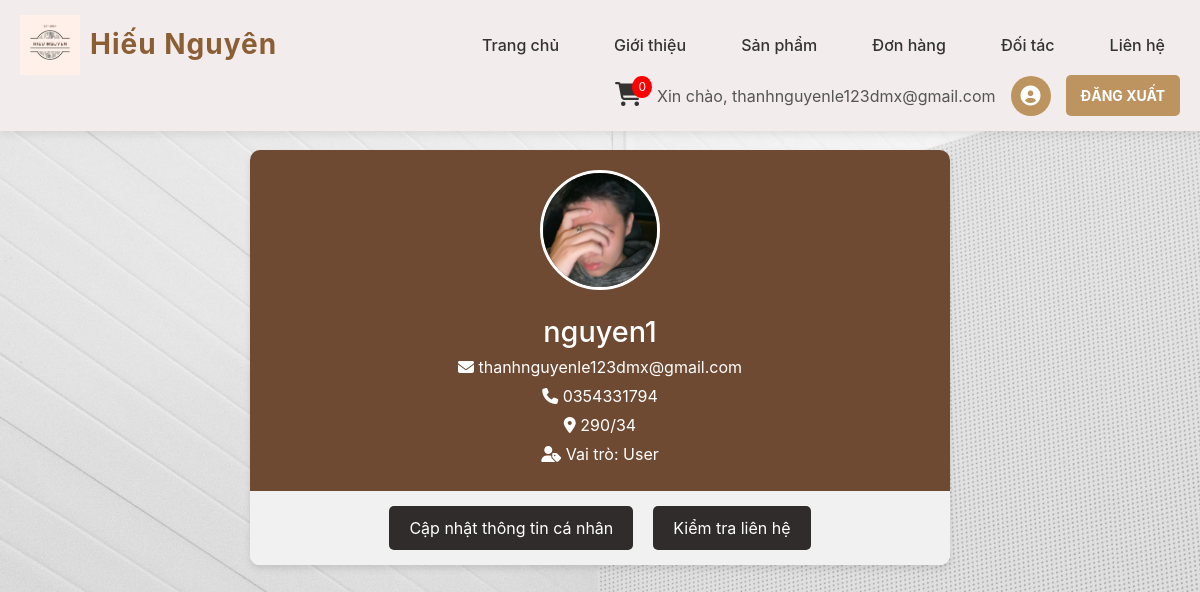
The page /frontend/pages/profile.php (signed in) on the database its author committed.
### tables this page shows
CREATE TABLE `khachhang` (
  `ma_khach_hang` int(11) NOT NULL,
  `ten_khach_hang` varchar(50) DEFAULT NULL,
  `so_dien_thoai` varchar(10) DEFAULT NULL,
  `email` varchar(30) DEFAULT NULL,
  `username` varchar(20) DEFAULT NULL,
  `password` varchar(255) DEFAULT NULL,
  `role` enum('user','admin') NOT NULL DEFAULT 'user',
  `ngay_tao` datetime DEFAULT current_timestamp(),
  `avatar` varchar(255) DEFAULT NULL,
  `address` varchar(255) NOT NULL DEFAULT 'Chưa cập nhật'
);

### frontend/pages/profile.php (the view, shortened to what this page needs)
<?php
include('../../backend/db_connect.php');
$sql = "SELECT * FROM khachhang WHERE email = '" . $_SESSION['email'] . "' LIMIT 1";
$result = mysqli_query($conn, $sql);
if ($result && mysqli_num_rows($result) > 0) {
    $user = mysqli_fetch_assoc($result);
} else {
    echo "Không tìm thấy thông tin người dùng.";
    exit();
}
?>
<!DOCTYPE html>
<html lang="vi">
<head>
    <link rel="stylesheet" href="https://cdnjs.cloudflare.com/ajax/libs/font-awesome/6.0.0-beta3/css/all.min.css">
    <link rel="stylesheet" href="../css/profile.css">
</head>
<body>
    <?php include('../includes/header.php'); ?>
    <div class="profile-container">
        <div class="profile-header">
            <div class="avatar">
            <img src="<?php echo isset($user['avatar']) && !empty($user['avatar']) ? '../../public/uploads/avatars/' . basename($user['avatar']) : '/images/avatar.jpg'; ?>" alt="Avatar">
            </div>
            <h2><?php echo $user['ten_khach_hang']; ?></h2>
            <p class="user-email"><i class="fas fa-envelope"></i> <?php echo $user['email']; ?></p>
            <p class="user-phone"><i class="fas fa-phone"></i> <?php echo $user['so_dien_thoai']; ?></p>
            <p class="user-address"><i class="fas fa-map-marker-alt"></i> <?php echo $user['address']; ?></p>
            <p class="user-role"><i class="fas fa-user-tag"></i> Vai trò: <?php echo ucfirst($user['role']); ?></p>
        </div>
        <div class="profile-actions">
            <button class="btn" id="btn-update-profile">Cập nhật thông tin cá nhân</button>
            <button class="btn" id="btn-check-contacts">Kiểm tra liên hệ</button>
        </div>
    </div>
</body>
</html>

### frontend/css/profile.css (style rules this page uses)
body, html { margin: 0; padding: 0; font-family: Arial, sans-serif; background: url('../../public/images/AnhCat/nen_admin.jpg') no-repeat center center/cover; color: #333; overflow-x: hidden; }
.profile-container { max-width: 700px; margin: 150px auto; background: #fff; border-radius: 10px; box-shadow: 0 4px 6px rgba(0, 0, 0, 0.1); overflow: hidden; }
.profile-header { text-align: center; padding: 20px; background-color: rgb(110, 74, 50); color: #fff; }
.profile-header .avatar img { width: 120px; height: 120px; border-radius: 50%; object-fit: cover; border: 3px solid #fff; margin-bottom: 15px; }
.profile-header h2 { margin: 10px 0 5px; font-size: 1.8em; }
.profile-header p { margin: 5px 0; font-size: 1em; line-height: 1.5; }
.profile-actions { display: flex; justify-content: center; gap: 20px; padding: 15px; background: #f1f1f1; }
.profile-actions .btn { padding: 10px 20px; background-color: rgb(49, 44, 44); color: #fff; border: none; border-radius: 5px; cursor: pointer; font-size: 1em; transition: all 0.3s; }

### rows shown on the page
khachhang: avatar (picture), ten_khach_hang "nguyen1", email "thanhnguyenle123dmx@gmail.com", so_dien_thoai "0354331794", address "290/34", role "User"

### other values the page prints
$_SESSION['email'] "thanhnguyenle123dmx@gmail.com"
